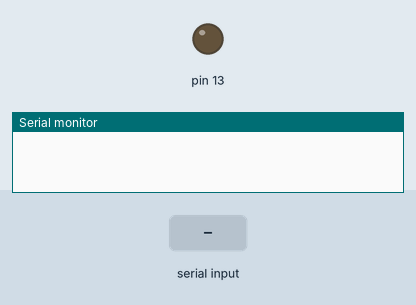
Simulated run of this sketch. Board: Arduino Uno, built with avr-gcc and run on an emulated ATmega328P. Parts: output pins drawn as LEDs (lit = HIGH), the last lines printed to the serial monitor. The inputs (shaded band) are chosen by the test bench.

Above: at 1.2 s.
1.3 s: "1" received over the second serial link
At 1.9 s:
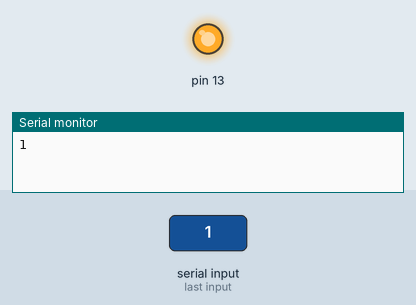
Timing chart, 0 to 4.3 s (numbered marks = the images above; inputs shaded):
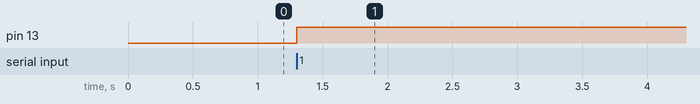

The sketch:

basicSerialPassthrough.ino
```cpp
#include <SoftwareSerial.h>

SoftwareSerial SaberComm(11, 10); //Rx, Tx

void setup() {
  // put your setup code here, to run once:
  SaberComm.begin(9600);
  Serial.begin(9600);
  pinMode(13, OUTPUT);
  digitalWrite(13, LOW);
}

void loop() {
  if( SaberComm.available() ) {
    Serial.print( (char) SaberComm.read() );
    digitalWrite(13, HIGH);
  }

}
```

Measured:
- after the input at 1.3 s, pin 13: LOW → HIGH at once
